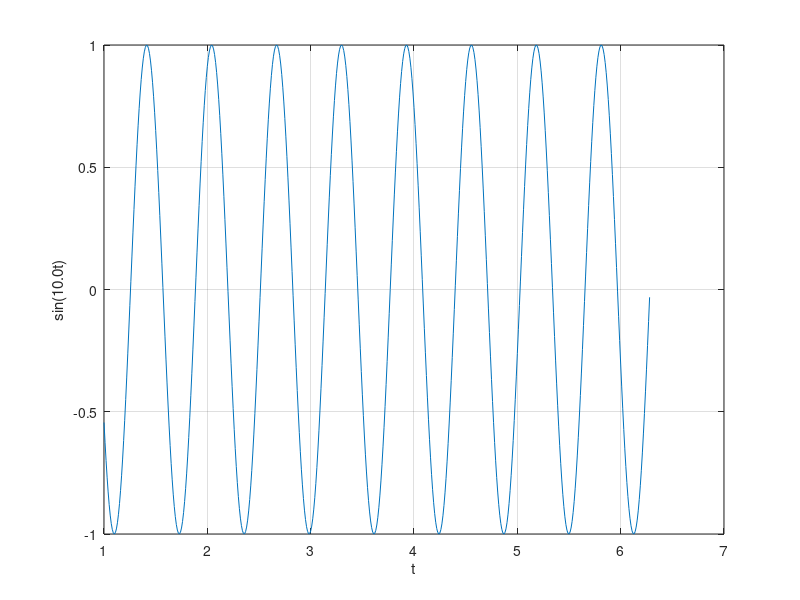

This chart was generated by the following MATLAB code:
clear all;
close all;
clc;

t = [1 : 0.01 : 2 * pi];

figure;

for f = 5 : 0.1 : 10
    y = sin(f * t);

    plot(t,y);
    grid on;
    xlabel('t');
    ylabel(['sin(' num2str(f,'%3.1f') 't)']);

    % pause(0.1)
end
